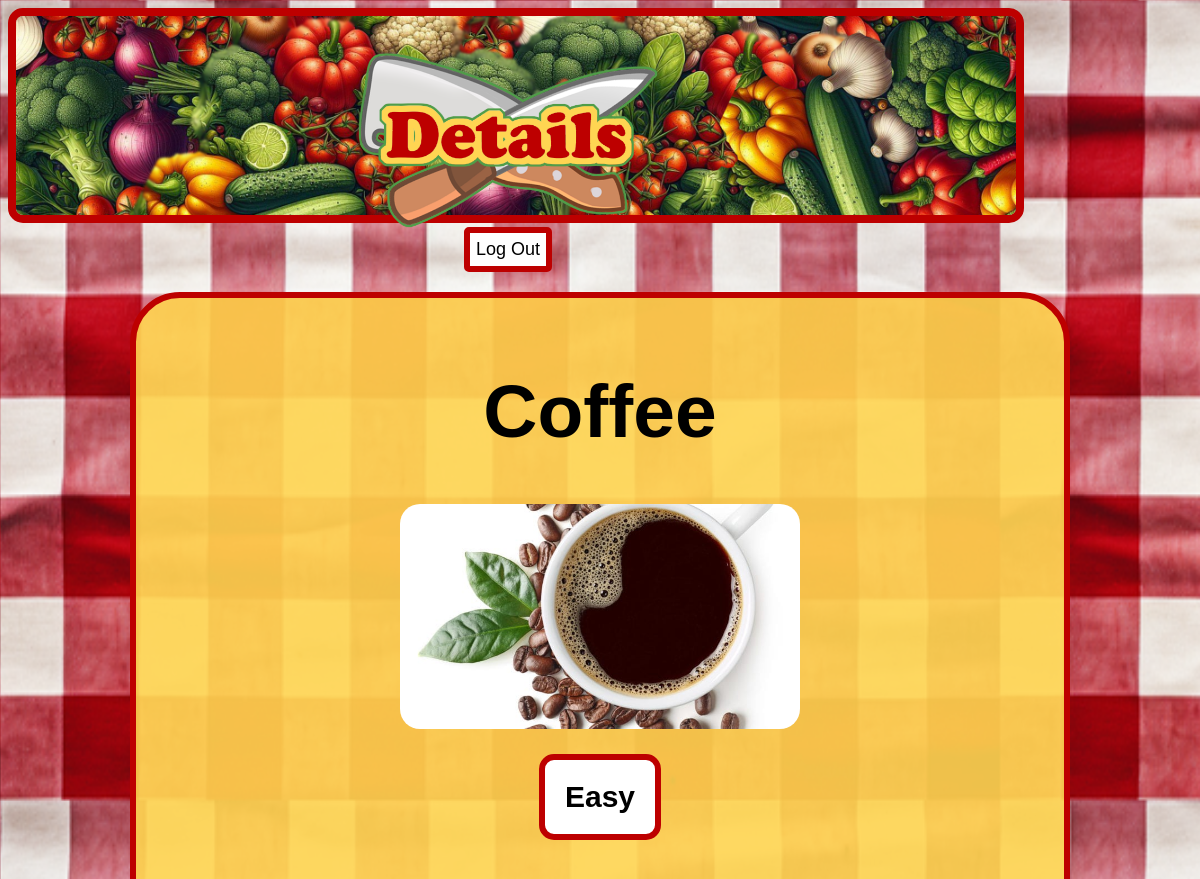
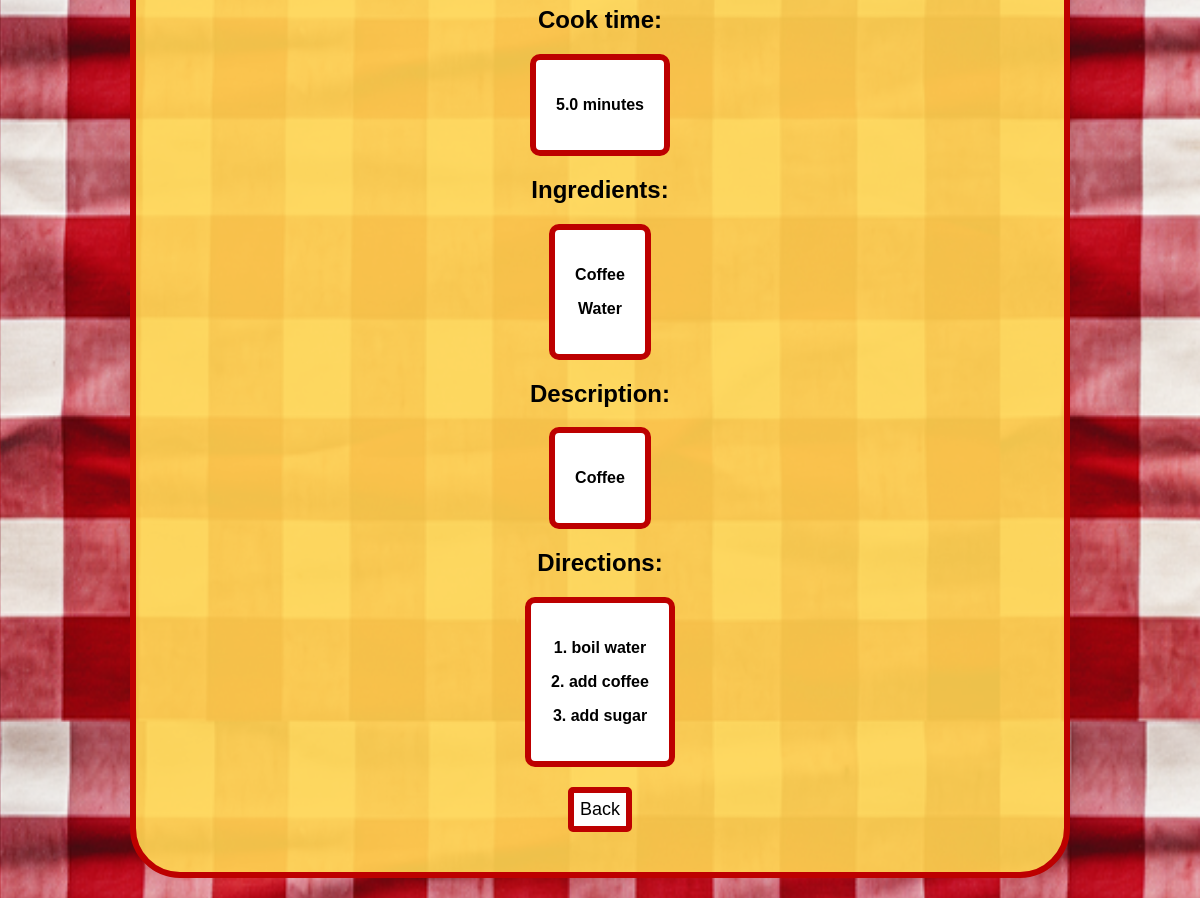
The page /all_recipes/11 (signed in) on the database its author committed (2 pictures, top to bottom).
### recipes/models.py (models this page shows, shortened)
class Recipe(models.Model):
    name = models.CharField(max_length=50)
    cook_time = models.FloatField(help_text='in minutes')
    ingredients = models.CharField(max_length=120)
    description = models.TextField(max_length=200)
    steps = models.TextField(max_length=1000, help_text='Seperate each step with two commas')
    image = models.ImageField(upload_to='recipe_images', default='no_img.PNG')
    def calc_difficulty(self):
        ingredients = self.ingredients.split(', ')
        if self.cook_time < 10 and len(ingredients) < 4:
            self.difficulty = 'Easy'
        elif self.cook_time < 10 and len(ingredients) >= 4:
            self.difficulty = 'Medium'
        elif self.cook_time >= 10 and len(ingredients) < 4:
            self.difficulty = 'Intermediate'
        else:
            self.difficulty = 'Hard'
        return self.difficulty
    def ingredients_to_list(self):
        ingredients_list = self.ingredients.split(',')
        return ingredients_list
    def steps_to_list(self):
        steps_list = self.steps.split(',, ')
        numbered_steps = []
        for index, item in enumerate(steps_list):
            numbered_item = f'{index + 1}. {item}'
            numbered_steps.append(numbered_item)
        return numbered_steps

### recipes/views.py (the view)
# urls.py: path('all_recipes/<int:pk>', ViewRecipeDetails.as_view(), name='details'),
class ViewRecipeDetails(LoginRequiredMixin, DetailView):
    model = Recipe
    template_name = 'recipes/details.html'

### recipes/templates/recipes/details.html (shortened to what this page needs)
<!DOCTYPE html>
<html>
    <head>
        {% load static %}
        <link rel="stylesheet" type="text/css" href="{% static 'recipes/css/styles.css' %}">
    </head>
    <body>
        <div class="banner">
            <img id="logo" src="{% static 'recipes/images/details.png' %}">
            {% if user.is_authenticated %}
                <button>
                    <a href="/success/">Log Out</a>
                </button>
            {% endif %}
        </div>
        <div class="recipe_details">
            <h1>{{object.name}}</h1>
            <img style="width: 400px; border-radius: 20px;" src="{{object.image.url}}">
            <h2 class="difficulty">{{object.calc_difficulty}}</h2>
            <h2>Cook time:</h2>
            <div class="details_box">
                <p>{{object.cook_time}} minutes</p>
            </div>
            <h2>Ingredients:</h2>
            <div class="details_box">
                {% for ingredient in object.ingredients_to_list %}
                    <p>{{ingredient}}</p>
                {% endfor %}
            </div>
            <h2>Description:</h2>
            <div class="details_box">
                <p>{{object.description}}</p>
            </div>
            <h2>Directions:</h2>
            <div class="details_box">
                {% for step in object.steps_to_list %}
                <p>{{step}}</p>
                {% endfor %}
            </div>
            <button style="margin: 20px;" onclick="goBack()">
                Back
            </button>
        </div>
    </body>
</html>

### recipes/static/recipes/css/styles.css (style rules this page uses)
* { font-family: Verdana, Geneva, Tahoma, sans-serif; list-style: none; }
body { background-image: url("../images/background.png"); background-repeat: repeat; background-size: 1000px 800px; }
.banner { position: relative; width: 1000px; text-align: center; }
#logo { position: absolute; top: 50%; left: 50%; transform: translate(-50%, -50%); width: 300px; z-index: 1; }
button { background-color: white; font-size: large; border-width: 6px; border-color: rgb(189, 000, 000); border-style: solid; border-radius: 5px; padding: 6px; }
a { text-decoration: none; color: black; }

### recipes/templates/recipes/details.html (style rules this page uses)
.recipe_details { display: flex; flex-direction: column; justify-content: center; align-items: center; background-color: rgba(255, 213, 082, .9); border-radius: 50px; border-color: rgb(189, 000, 000); border-style: solid; border-width: 6px; margin: 20px auto; width: 75%; text-align: center; padding: 20px; }
h1 { font-size: 75px; }
.difficulty { background-color: white; font-size: 30px; padding: 20px; border-width: 6px; border-color: rgb(189, 000, 000); border-style: solid; border-radius: 15px; }

### rows shown on the page
Recipe: name "Coffee", image (picture), calc_difficulty "Easy", cook_time "5.0", description "Coffee"

### other values the page prints
{{ ingredient }} "Coffee" "Water"
{{ step }} "1. boil water" "2. add coffee" "3. add sugar"
